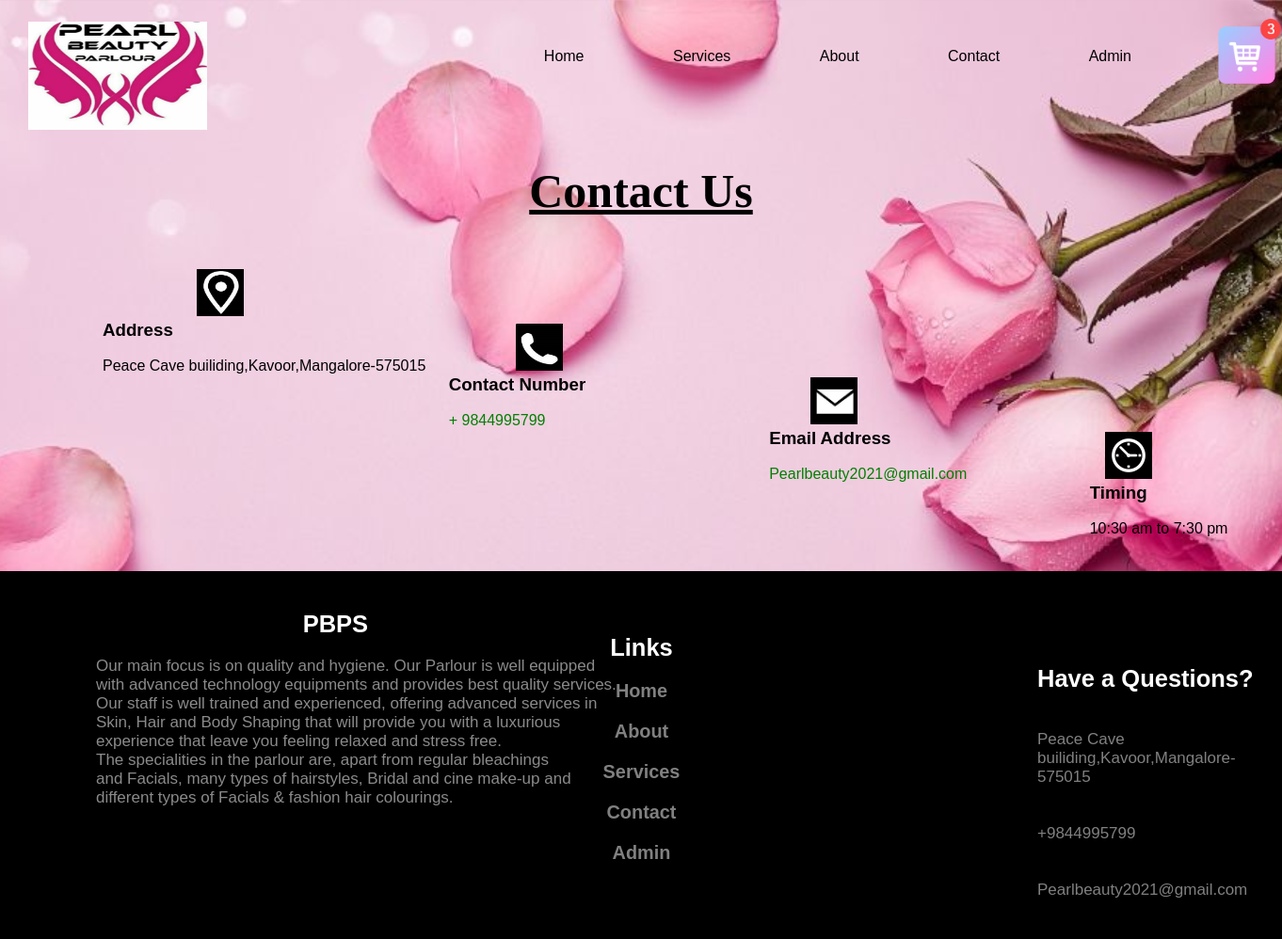
The page /contact.php on the database its author committed.
### tables this page shows
CREATE TABLE `tblpage` (
  `ID` int(10) NOT NULL,
  `PageType` varchar(200) DEFAULT NULL,
  `PageTitle` mediumtext DEFAULT NULL,
  `PageDescription` mediumtext DEFAULT NULL,
  `Email` varchar(200) DEFAULT NULL,
  `MobileNumber` bigint(10) DEFAULT NULL,
  `UpdationDate` date DEFAULT NULL,
  `Timing` varchar(200) NOT NULL
);

### contact.php (the view, shortened to what this page needs)
<?php
include('includes/dbconnection.php');
?>
<!DOCTYPE html>
<html lang="en">
  <head>
  </head>
   <body style="background-image: url(images/rose.jpg);">
	   <?php include_once('includes/header.php');?>
          <?php
$ret=mysqli_query($con,"select * from tblpage where PageType='contactus' ");
while ($row=mysqli_fetch_array($ret)) {
?>
          <u><h3 align="center"  style="color:black; font-size:50px; font-family:Brush Script MT ;" class="mb-4">
		  <span ><?php  echo $row['PageTitle'];?></span></h3></u><br><br>
		<div >  <div style="margin-left:8%;">
		 <br> <img  src="images/address-1.jpg" height="50px" width="50px" style="margin-left:8%;"  />
          		<h3 >Address</h3><br>
	            <p><?php  echo $row['PageDescription'];?></p>
         </div>
		  <div style="margin-left:35%;margin-top:-4%;">
		  <img  src="images/phone-1.jpg" height="50px" width="50px" style="margin-left:8%"  />
          		<h3>Contact Number</h3><br>
	            <p><a href="tel://1234567920">+ <?php  echo $row['MobileNumber'];?></a></p>
	       </div>
		 <div style="margin-left:60%;margin-top:-4%;">
		 <img  src="images/mail-1.jpg" height="50px" width="50px" style="margin-left:8%"  />
          		<h3>Email Address</h3><br>
	            <p><a href="mailto:info@yoursite.com"><?php  echo $row['Email'];?></a></p>
	        </div>
			 <div style="margin-left:85%;margin-top:-4%;">
			 <img  src="images/tim.jpg" height="50px" width="50px" style="margin-left:8%"  />
          		<h3>Timing</h3><br>
	            <p><?php  echo $row['Timing'];?></p>
				<br>
	          </div>
          <?php } ?>
    <?php include_once('includes/footer.php');?>
    </div>
  </body>
</html>

### includes/footer.php (shortened to what this page needs)
 <?php
include('includes/dbconnection.php');
?>
<head>
<link rel="stylesheet" href="includes/stylef.css">
</head>
<br>
 <footer class="footer">
		  <div  class="footer-1">
		  <br>&nbsp&nbsp&nbsp&nbsp&nbsp&nbsp&nbsp&nbsp&nbsp&nbsp
		  <h2>&nbsp&nbsp&nbsp&nbsp&nbsp&nbsp&nbsp&nbsp&nbsp&nbsp
		  &nbsp&nbsp&nbsp&nbsp&nbsp&nbsp&nbsp&nbsp&nbsp&nbsp&nbsp&nbsp&nbsp&nbsp&nbsp&nbsp&nbsp&nbsp&nbsp
		  PBPS</h2><br>
     <?php
$ret=mysqli_query($con,"select * from tblpage where PageType='aboutus' ");
while ($row=mysqli_fetch_array($ret)) {
?>
              <p >Our main focus is on quality and hygiene. Our Parlour is well equipped <br>
			  with advanced technology equipments and provides best quality services.<br>
			  Our staff is well trained and experienced, offering advanced services in <br>
			  Skin, Hair and Body Shaping that will provide you with a luxurious <br>
			  experience that leave you feeling relaxed and stress free. <br>
			  The specialities in the parlour are, apart from regular bleachings<br>
			  and Facials, many types of hairstyles, Bridal and cine make-up and<br>
			  different types of Facials &amp; fashion hair colourings.</p><?php } ?>
            </div>
          <div class="footer-2" style="margin-top:-15%">
              <h2 >Links</h2><br>
              <ul>
                <li ><a href="index.php" style="color:gray" ><h3>Home</h3></a></li><br>
                <li><a href="about.php" style="color:gray"><h3>About</h3></a></li><br>
                <li><a href="services.php" style="color:gray"><h3>Services</h3></a></li><br>
                <li><a href="contact.php" style="color:gray"><h3>Contact</h3></a></li><br>
                <li><a href="admin/index.php" style="color:gray"><h3>Admin</h3></a></li>
              </ul>
            </div>
            <div  class="footer-3"  style="margin-top:-17%">
            	<h2>Have a Questions?</h2><br>
                <?php
$ret=mysqli_query($con,"select * from tblpage where PageType='contactus' ");
while ($row=mysqli_fetch_array($ret)) {
?>
	              <ul>
	                <li><span class="icon icon-map-marker"></span><br> <span class="text"  style="color:gray" ><?php  echo $row['PageDescription'];?></span></li><br>
	                <li><a href="#"><span class="icon icon-phone"></span><br><span class="text"  style="color:gray">+<?php  echo $row['MobileNumber'];?></span></a></li><br>
	                <li><a href="#"><span class="icon icon-envelope"></span><br><span class="text" style="color:gray"><?php  echo $row['Email'];?></span></a></li><br>
	              </ul>
               <?php } ?>
            </div>
    </footer>

### includes/style.css (style rules this page uses)
body { color:black; background-size:cover; background-position:center; font-family:sans-serif; }
* { margin:0; padding:0; }

### includes/stylef.css (style rules this page uses)
.footer { background-color:#000; color:#8a8a8a; font-size:1px; padding:2px; }
.footer h2 { color:white; }
.footer-1,.footer-2,.footer-3 { min-width:250px; margin-bottom:20px; }
.footer-1 { padding-left:100px; flex-basis:30%; font-size:17px; }
.footer-2 { flex:10%; text-align:center; padding-left:1px; font-size:17px; }
.footer-3 { flex:100%; padding-left:1100px; font-size:20px; font-size:17px; }
ul { list-style-type:none; }
a:link { color:green; background-color:transparent; text-decoration:none; }

### rows shown on the page
tblpage: PageTitle "Contact Us", PageDescription "Peace Cave builiding,Kavoor,Mangalore-575015", MobileNumber "9844995799", Email "Pearlbeauty2021@gmail.com", Timing "10:30 am to 7:30 pm"
